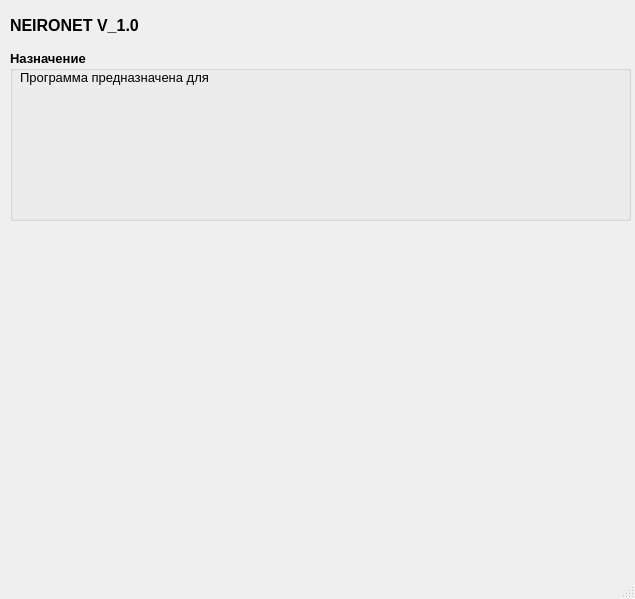
<?xml version="1.0" encoding="UTF-8"?>
<ui version="4.0">
 <class>MainWindow</class>
 <widget class="QMainWindow" name="MainWindow">
  <property name="geometry">
   <rect>
    <x>0</x>
    <y>0</y>
    <width>635</width>
    <height>599</height>
   </rect>
  </property>
  <property name="windowTitle">
   <string>О программе</string>
  </property>
  <property name="windowIcon">
   <iconset>
    <normaloff>resources/icon.png</normaloff>resources/icon.png</iconset>
  </property>
  <widget class="QWidget" name="centralwidget">
   <widget class="QGroupBox" name="groupBox">
    <property name="geometry">
     <rect>
      <x>10</x>
      <y>50</y>
      <width>621</width>
      <height>171</height>
     </rect>
    </property>
    <property name="font">
     <font>
      <pointsize>10</pointsize>
      <weight>75</weight>
      <bold>true</bold>
     </font>
    </property>
    <property name="title">
     <string>Назначение</string>
    </property>
    <widget class="QLabel" name="label">
     <property name="geometry">
      <rect>
       <x>10</x>
       <y>20</y>
       <width>601</width>
       <height>141</height>
      </rect>
     </property>
     <property name="font">
      <font>
       <weight>50</weight>
       <bold>false</bold>
      </font>
     </property>
     <property name="text">
      <string>Программа предназначена для </string>
     </property>
     <property name="alignment">
      <set>Qt::AlignLeading|Qt::AlignLeft|Qt::AlignTop</set>
     </property>
    </widget>
   </widget>
   <widget class="QLabel" name="label_2">
    <property name="geometry">
     <rect>
      <x>10</x>
      <y>0</y>
      <width>321</width>
      <height>51</height>
     </rect>
    </property>
    <property name="font">
     <font>
      <pointsize>12</pointsize>
      <weight>75</weight>
      <bold>true</bold>
     </font>
    </property>
    <property name="text">
     <string>NEIRONET V_1.0</string>
    </property>
   </widget>
  </widget>
  <widget class="QMenuBar" name="menubar">
   <property name="geometry">
    <rect>
     <x>0</x>
     <y>0</y>
     <width>635</width>
     <height>21</height>
    </rect>
   </property>
  </widget>
  <widget class="QStatusBar" name="statusbar"/>
 </widget>
 <resources/>
 <connections/>
</ui>
